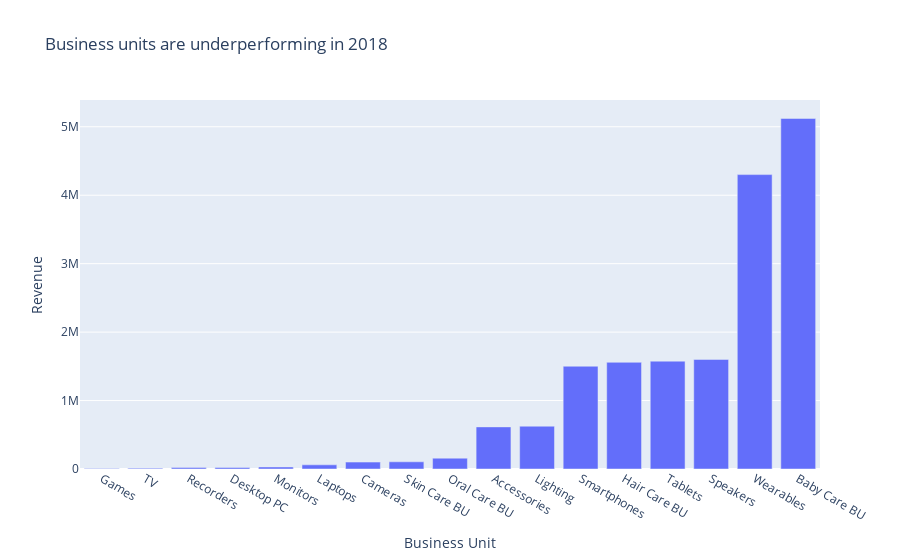

The notebook cell this image was saved under:
### Code cell
px.bar(x=df7.index, y=df7.values, title='Business units are underperforming in 2018', labels={'x':'Business Unit','y':'Revenue'})

### Figure 1 — Plotly figure (JSON) as saved in the notebook; plotly's stock layout.template omitted (floating-point values rounded to 4 significant figures)
{"data": [{"alignmentgroup": "True", "hovertemplate": "Business Unit=%{x}<br>Revenue=%{y}<extra></extra>", "legendgroup": "", "marker": {"color": "#636efa", "pattern": {"shape": ""}}, "name": "", "offsetgroup": "", "orientation": "v", "showlegend": false, "textposition": "auto", "type": "bar", "x": ["Games", "TV", "Recorders", "Desktop PC", "Monitors", "Laptops", "Cameras", "Skin Care BU", "Oral Care BU", "Accessories", "Lighting", "Smartphones", "Hair Care BU", "Tablets", "Speakers", "Wearables", "Baby Care BU"], "xaxis": "x", "y": [6534.0, 11810.0, 20670.0, 21510.0, 29460.0, 60850.0, 101000.0, 105100.0, 158300.0, 615400.0, 625500.0, 1501000.0, 1559000.0, 1576000.0, 1601000.0, 4301000.0, 5122000.0], "yaxis": "y"}], "layout": {"barmode": "relative", "legend": {"tracegroupgap": 0}, "title": {"text": "Business units are underperforming in 2018"}, "xaxis": {"anchor": "y", "domain": [0, 1], "title": {"text": "Business Unit"}}, "yaxis": {"anchor": "x", "domain": [0, 1], "title": {"text": "Revenue"}}}}
